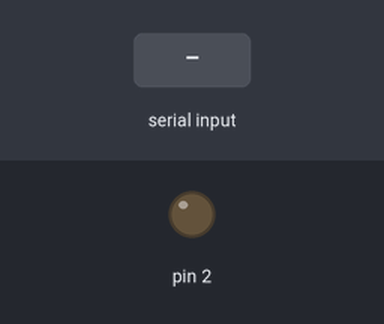
Bench run of a sketch on a simulated Arduino Uno, built with avr-gcc and run on an emulated ATmega328P. Parts: output pins drawn as LEDs (lit = HIGH). Inputs (shaded band) come from the test bench.

Above: at 1.2 s.
1.3 s: "90,45\n" received over Serial
At 2.9 s:
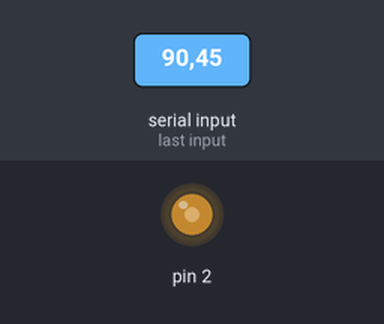
3.8 s: "30,150\n" received over Serial
At 4.6 s:
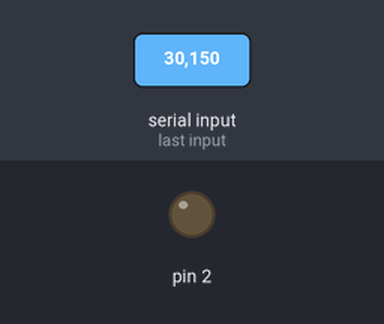
5.3 s: "5\n" received over Serial
At 7.1 s:
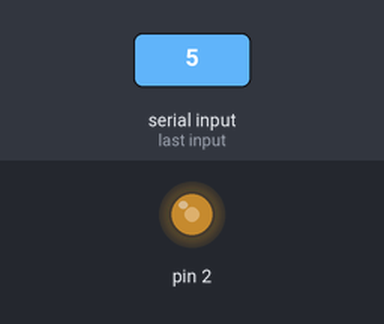
Timing chart, 0 to 8.6 s (numbered marks = the images above; inputs shaded):
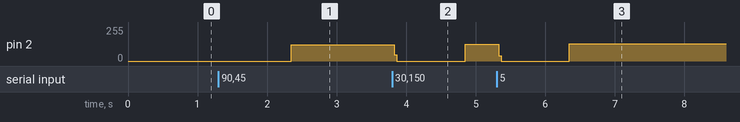

The sketch:

factoryMotorControl.ino
```cpp
void setup() {

  pinMode(2, OUTPUT);

  Serial.begin(9600);
}

float frequency;
float delayTime = 0;
float input;
bool began = false;

void loop() {
  if (began) {
    if (frequency > 500) {
      digitalWrite(2, HIGH);
      delayMicroseconds(delayTime);
      digitalWrite(2, LOW);
      delayMicroseconds(delayTime);
    }
  }
}

void serialEvent() {

  while (Serial.available()) {
    began = false;
    input = Serial.readString().toInt();
    frequency = (input*20) + 500;

    if (frequency > 500)
      delayTime = ((1/frequency)/2)*1000000;
  }
  began = true;
}
```

Measured:
- after the input at 1.3 s, pin 2: 0/255 → 123/255 after 1.0 s
- after the input at 3.8 s, pin 2: 123/255 → 0/255 at once, → 127/255 1.0 s later
- after the input at 5.3 s, pin 2: 127/255 → 0/255 at once, → 129/255 1.0 s later
